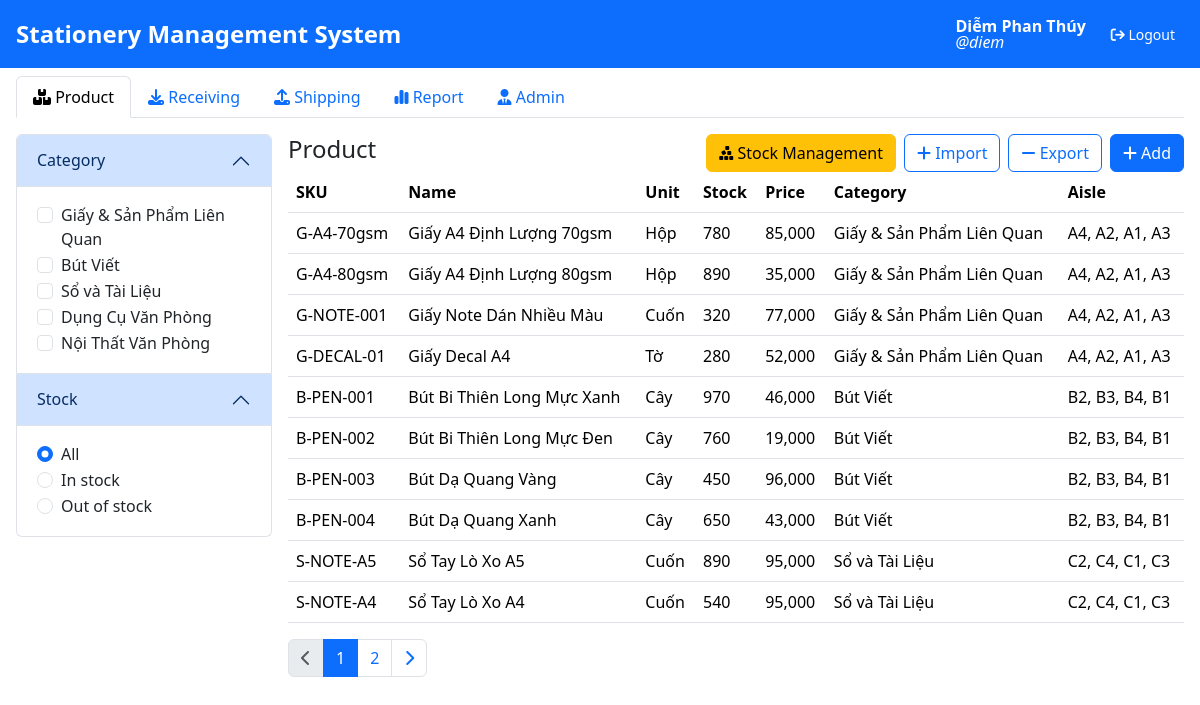
/ (signed in), run on the app's committed database.
### stationery/models.py (models this page shows, shortened)
class User(AbstractUser):
    user_id = models.AutoField(primary_key=True, auto_created=True)
    username = models.CharField(max_length=150, unique=True)
    email = models.EmailField(max_length=256, unique=True)
    role = models.CharField(
        max_length=50, choices=UserRole.choices, default=UserRole.USER)
    first_name = models.CharField(max_length=150, blank=True)
    last_name = models.CharField(max_length=150, blank=True)
    objects = UserManager()
    is_staff = models.BooleanField(default=True)
    is_superuser = models.BooleanField(default=True)
    is_active = models.BooleanField(default=True)

class Category(models.Model):
    category_id = models.AutoField(primary_key=True, auto_created=True)
    name = models.CharField(max_length=256)

class Product(models.Model):
    product_id = models.AutoField(primary_key=True, auto_created=True)
    sku = models.CharField(max_length=50, unique=True)
    name = models.CharField(max_length=256, blank=True)
    description = models.TextField(blank=True)
    photo = models.ImageField(upload_to='products', blank=True)
    unit = models.CharField(max_length=50, blank=True)
    min_stock = models.IntegerField(default=0)
    price = models.DecimalField(max_digits=10, decimal_places=2)
    category_id = models.ForeignKey(Category, on_delete=models.CASCADE)

### stationery/views.py (the view)
# urls.py: path("", view_products),
@login_required
def view_products(request):
    stock_status = int(request.GET.get('stock', 0))
    page = int(request.GET.get('page', 1))
    category_filter = request.GET.get('category', None)
    category_filter = [int(cat) for cat in category_filter.split(
        ',')] if category_filter else None
    categories = Category.objects.all()
    product_list: list[DisplayProduct] = []
    products, messages, additional_info, paginator = get_product_with_stock_status_business_logic(
        status=stock_status,
        page=page,
        category_filter=category_filter
    )
    for product, info in zip(products, additional_info):
        product_list.append({
            'id': product.product_id,
            'sku': product.sku,
            'name': product.name,
            'unit': product.unit,
            'stock': info['stock'],
            'min_stock': product.min_stock,
            'price': __format_price(product.price),
            'category': product.category_id.name,
            'aisle': ', '.join(info['aisles'])
        })
    context = {
        'categories': categories,
        'products': product_list,
        'out_of_stock_messages': messages if len(messages) > 0 else None,
        'stock_status': stock_status,
        'category_filter': category_filter,
        'page': page,
        'paginator': paginator
    }
    return render(request, 'products/products.html', context)

### stationery/views.py (called while the page is built)
def __format_price(price: float) -> str:
    return f'{price:,.0f}'

### stationery/templates/products/products.html (shortened to what this page needs)
{% extends 'base.html' %}
{% block content %}
  <div class="d-flex w-100 gap-3">
    <form class="form-width">
      <div class="accordion" id="accordionPanelsStayOpenExample">
        <div class="accordion-item">
          <h2 class="accordion-header">
            <button class="accordion-button"
                    type="button"
                    data-bs-toggle="collapse"
                    data-bs-target="#panelsStayOpen-collapseOne"
                    aria-expanded="true"
                    aria-controls="panelsStayOpen-collapseOne">Category</button>
          </h2>
          <div id="panelsStayOpen-collapseOne"
               class="accordion-collapse collapse show"
               data-bs-parent="#accordionPanelsStayOpenExample">
            <div class="accordion-body">
              {% if categories %}
                {% for category in categories %}
                  <div class="form-check">
                    <input class="form-check-input form-category-filter"
                           type="checkbox"
                           id="filter-{{ category.category_id }}"
                           {% if category.category_id in category_filter %}checked{% endif %} />
                    <label class="form-check-label" for="filter-{{ category.category_id }}">{{ category.name }}</label>
                  </div>
                {% endfor %}
              {% else %}
                <span>No categories found</span>
              {% endif %}
            </div>
          </div>
        </div>
        <div class="accordion-item">
          <h2 class="accordion-header">
            <button class="accordion-button"
                    type="button"
                    data-bs-toggle="collapse"
                    data-bs-target="#panelsStayOpen-collapseTwo"
                    aria-expanded="true"
                    aria-controls="panelsStayOpen-collapseTwo">Stock</button>
          </h2>
          <div id="panelsStayOpen-collapseTwo"
               class="accordion-collapse collapse show"
               data-bs-parent="#accordionPanelsStayOpenExample">
            <div class="accordion-body">
              <div class="form-check">
                <input class="form-check-input form-stock-filter"
                       type="radio"
                       name="flexRadioDefault"
                       id="filter-stock-all"
                       {% if stock_status == 0 %}checked{% endif %} />
                <label class="form-check-label" for="filter-stock-all">All</label>
              </div>
              <div class="form-check">
                <input class="form-check-input form-stock-filter"
                       type="radio"
                       name="flexRadioDefault"
                       id="filter-in-stock"
                       {% if stock_status == 1 %}checked{% endif %} />
                <label class="form-check-label" for="filter-in-stock">In stock</label>
              </div>
              <div class="form-check">
                <input class="form-check-input form-stock-filter"
                       type="radio"
                       name="flexRadioDefault"
                       id="filter-out-of-stock"
                       {% if stock_status == 2 %}checked{% endif %} />
                <label class="form-check-label" for="filter-out-of-stock">Out of stock</label>
              </div>
            </div>
          </div>
        </div>
      </div>
    </form>
    <div class="flex-fill">
      <div class="d-flex justify-content-between align-items-center">
        <h4>Product</h4>
        <div class="d-flex align-items-center gap-2">
          <a href="/products/stocks/" class="btn btn-warning">
            <i class="fa-solid fa-cubes-stacked"></i>
            <span>Stock Management</span>
          </a>
          <a href="/imports/add/" class="btn btn-outline-primary">
            <i class="fa-solid fa-plus"></i>
            <span>Import</span>
          </a>
          <a href="/exports/add/" class="btn btn-outline-primary">
            <i class="fa-solid fa-minus"></i>
            <span>Export</span>
          </a>
          {% if user.role != 'user' %}
            <a class="btn btn-primary" href="/products/add/">
              <i class="fa-solid fa-plus"></i>
              <span>Add</span>
            </a>
          {% endif %}
        </div>
      </div>
      <table class="table table-hover pointer-cursor">
        <thead>
          <tr>
            <th scope="col">SKU</th>
            <th scope="col">Name</th>
            <th scope="col">Unit</th>
            <th scope="col">Stock</th>
            <th scope="col">Price</th>
            <th scope="col">Category</th>
            <th scope="col">Aisle</th>
          </tr>
        </thead>
        <tbody>
          {% for product in products %}
            <tr class="{% if product.stock <= product.min_stock %}table-danger{% endif %}"
                onclick="window.location='/products/{{ product.id }}/'">
              <td>{{ product.sku }}</td>
              <td>{{ product.name }}</td>
              <td>{{ product.unit }}</td>
              <td>{{ product.stock }}</td>
              <td>{{ product.price }}</td>
              <td>{{ product.category }}</td>
              <td>{{ product.aisle }}</td>
            </tr>
          {% endfor %}
        </tbody>
      </table>
      <nav aria-label="Pagination">
        <ul class="pagination" data-page="{{ page }}">
          <li class="page-item {% if page == 1 %}disabled{% endif %}">
            <a class="page-link pointer-cursor" id="pagination-prev">
              <i class="fa-solid fa-chevron-left"></i>
            </a>
          </li>
          {% for i in paginator.page_range %}
            <li class="page-item">
              <a class="page-link {% if i == page %}active{% endif %} pagination-items pointer-cursor">{{ i }}</a>
            </li>
          {% endfor %}
          <li class="page-item {% if page == paginator.num_pages %}disabled{% endif %}">
            <a class="page-link pointer-cursor" id="pagination-next">
              <i class="fa-solid fa-chevron-right"></i>
            </a>
          </li>
        </ul>
      </nav>
    </div>
  </div>
{% endblock %}

### stationery/templates/base.html (shortened to what this page needs)
{% load static %}
<!DOCTYPE html>
<html lang="en">
  <head>
    <link href="https://cdn.jsdelivr.net/npm/bootstrap@5.3.3/dist/css/bootstrap.min.css"
          rel="stylesheet"
 />
    <link rel="stylesheet"
          href="https://cdnjs.cloudflare.com/ajax/libs/font-awesome/6.7.1/css/all.min.css"
 />
  </head>
  <body>
    <nav class="text-bg-primary h-10 p-3 d-flex justify-content-between align-items-center position-sticky top-0 z-3 no-print">
      <div class="fw-semibold fs-4">
        {% block heading %}Stationery Management System{% endblock %}
      </div>
      <div class="d-flex align-items-center gap-3">
        <div class="d-flex flex-column lh-1">
          <b class="fs-6">{{ user.first_name }} {{ user.last_name }}</b>
          <i class="fs-6">@{{ user.username }}</i>
        </div>
        <span>
          <form action="{% url 'logout' %}" method="post" class="d-inline">
            <button type="submit" class="btn btn-primary btn-sm">
              <i class="fa-solid fa-arrow-right-from-bracket"></i>
              <span>Logout</span>
            </button>
          </form>
        </span>
      </div>
    </nav>
    <div class="px-3 pt-2 no-print">
      <ul class="nav nav-tabs">
        <li class="nav-item">
          <a class="nav-link {% if '/products/' in request.path or request.path == '/' %}active{% endif %}"
             href="/products/">
            <i class="fa-solid fa-boxes-stacked"></i>
            <span>Product</span>
          </a>
        </li>
        <li class="nav-item">
          <a class="nav-link {% if '/imports/' in request.path %}active{% endif %}"
             href="/imports/">
            <i class="fa-solid fa-download"></i>
            <span>Receiving</span>
          </a>
        </li>
        <li class="nav-item">
          <a class="nav-link {% if '/exports/' in request.path %}active{% endif %}"
             href="/exports/">
            <i class="fa-solid fa-upload"></i>
            <span>Shipping</span>
          </a>
        </li>
        <li class="nav-item">
          <a class="nav-link {% if request.path == '/report/' %}active{% endif %}"
             href="/report/">
            <i class="fa-solid fa-chart-simple"></i>
            <span>Report</span>
          </a>
        </li>
        {% if user.role != 'user' %}
          <li class="nav-item">
            <a class="nav-link" href="/admin/">
              <i class="fa-solid fa-user-tie"></i>
              <span>Admin</span>
            </a>
          </li>
        {% endif %}
      </ul>
    </div>
    <div class="p-3">
      {% block content %}{% endblock %}
    </div>
  </body>
</html>

### stationery/templates/base.html (style rules this page uses)
.no-print { display: none !important; }
.pointer-cursor { cursor: pointer; }

### stationery/templates/products/products.html (style rules this page uses)
.form-width { width: 16rem; }
.pointer-cursor { cursor: pointer; }

### data on the page
User: first_name "Diễm", last_name "Phan Thúy", username "diem"
Category: name "Giấy & Sản Phẩm Liên Quan", category "Giấy & Sản Phẩm Liên Quan" "Giấy & Sản Phẩm Liên Quan" "Giấy & Sản Phẩm Liên Quan" "Giấy & Sản Phẩm Liên Quan"
Category: name "Bút Viết", category "Bút Viết" "Bút Viết" "Bút Viết" "Bút Viết"
Category: name "Sổ và Tài Liệu", category "Sổ và Tài Liệu" "Sổ và Tài Liệu"
Category: name "Dụng Cụ Văn Phòng"
Category: name "Nội Thất Văn Phòng"
Product: sku "G-A4-70gsm", name "Giấy A4 Định Lượng 70gsm", unit "Hộp"
Product: sku "G-A4-80gsm", name "Giấy A4 Định Lượng 80gsm", unit "Hộp"
Product: sku "G-NOTE-001", name "Giấy Note Dán Nhiều Màu", unit "Cuốn"
Product: sku "G-DECAL-01", name "Giấy Decal A4", unit "Tờ"
Product: sku "B-PEN-001", name "Bút Bi Thiên Long Mực Xanh", unit "Cây"
Product: sku "B-PEN-002", name "Bút Bi Thiên Long Mực Đen", unit "Cây"
Product: sku "B-PEN-003", name "Bút Dạ Quang Vàng", unit "Cây"
Product: sku "B-PEN-004", name "Bút Dạ Quang Xanh", unit "Cây"
Product: sku "S-NOTE-A5", name "Sổ Tay Lò Xo A5", unit "Cuốn"
Product: sku "S-NOTE-A4", name "Sổ Tay Lò Xo A4", unit "Cuốn"

### other printed values
{{ product.stock }} "780" "890" "320" "280" "970" "760" "450" "650" "890" "540"
{{ product.price }} "85,000" "35,000" "77,000" "52,000" "46,000" "19,000" "96,000" "43,000" "95,000" "95,000"
{{ product.aisle }} "A4, A2, A1, A3" "A4, A2, A1, A3" "A4, A2, A1, A3" "A4, A2, A1, A3" "B2, B3, B4, B1" "B2, B3, B4, B1" "B2, B3, B4, B1" "B2, B3, B4, B1" "C2, C4, C1, C3" "C2, C4, C1, C3"
{{ i }} "1" "2"
